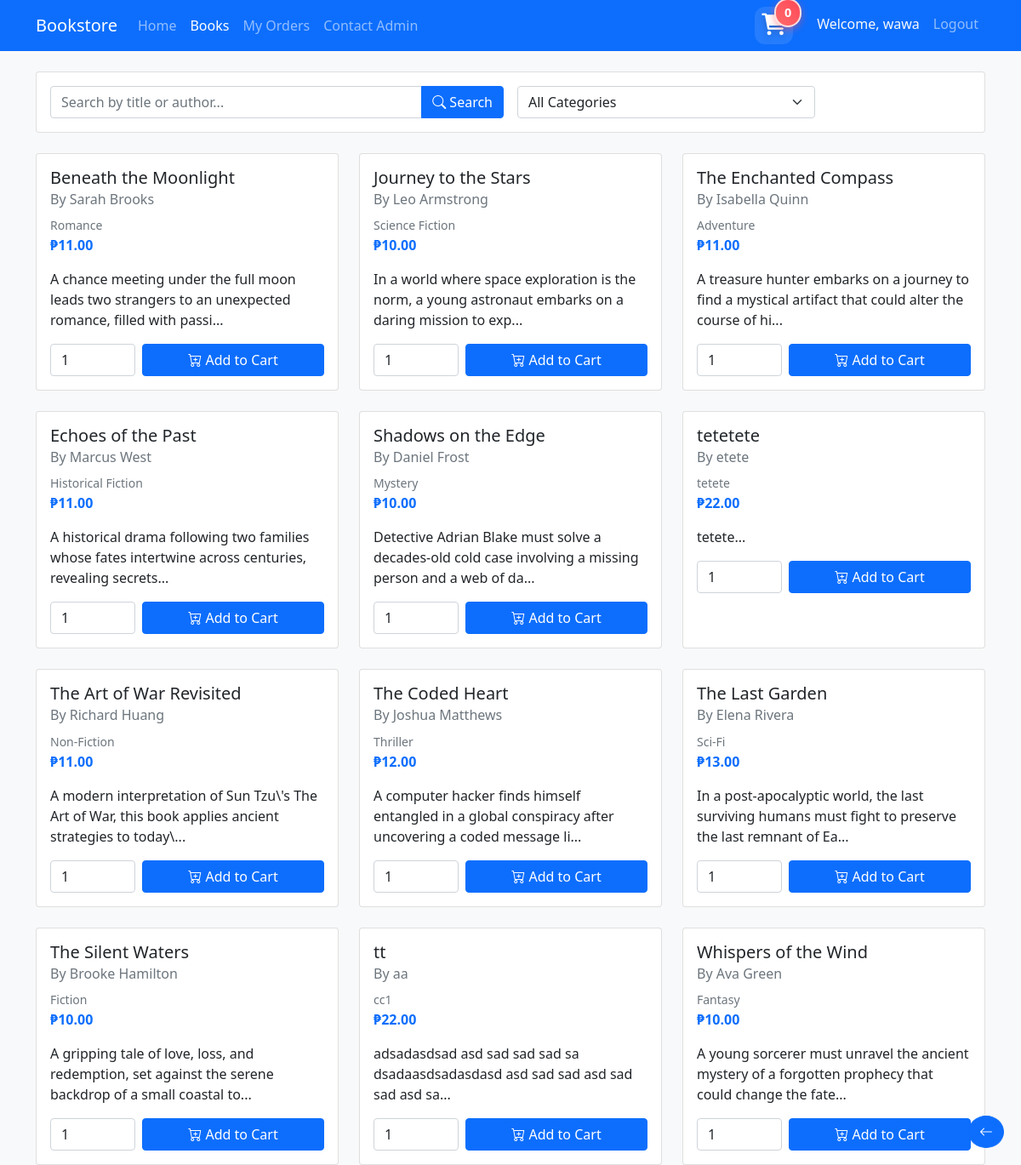
The app's page /user/books.php (signed in), older data.
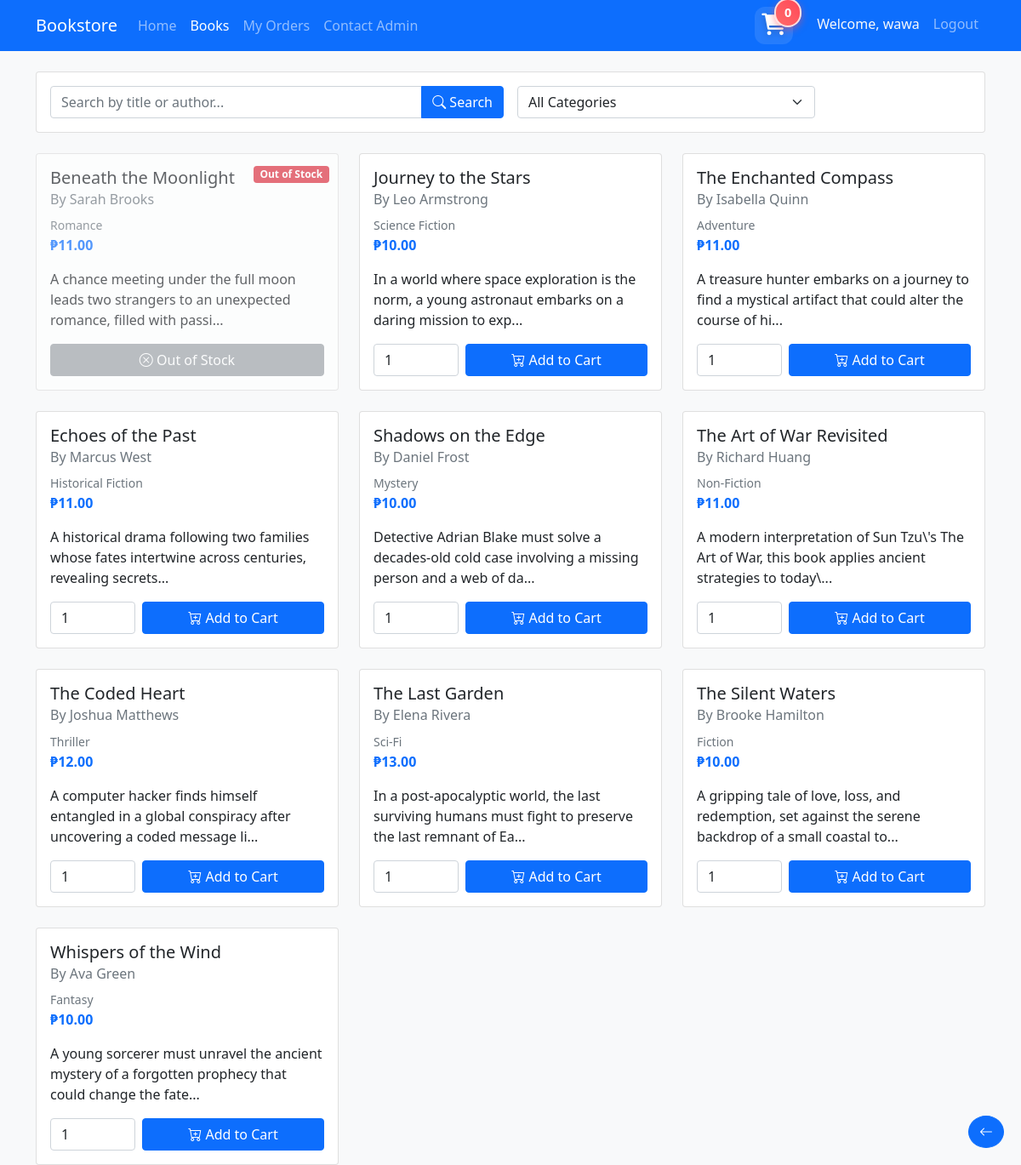
The same page, newer data.
### tables this page shows
CREATE TABLE `books` (
  `book_id` int(11) NOT NULL,
  `category_id` int(11) DEFAULT NULL,
  `title` varchar(255) NOT NULL,
  `author` varchar(255) NOT NULL,
  `description` text DEFAULT NULL,
  `price` decimal(10,2) NOT NULL,
  `stock_quantity` int(11) DEFAULT 0,
  `date_added` timestamp NOT NULL DEFAULT current_timestamp()
);

CREATE TABLE `categories` (
  `category_id` int(11) NOT NULL,
  `category_name` varchar(255) NOT NULL,
  `date_created` timestamp NOT NULL DEFAULT current_timestamp()
);

### user/books.php (the view, shortened to what this page needs)
<?php
require_once '../auth/config.php';
$search = isset($_GET['search']) ? trim($_GET['search']) : '';
$query = "SELECT b.*, c.category_name
          FROM Books b
          JOIN Categories c ON b.category_id = c.category_id
          WHERE 1=1";
$query .= " ORDER BY b.title";
$books = $conn->query($query);
?>
<!DOCTYPE html>
<html lang="en">
<head>
    <link href="https://cdn.jsdelivr.net/npm/bootstrap@5.1.3/dist/css/bootstrap.min.css" rel="stylesheet">
    <link href="https://cdn.jsdelivr.net/npm/bootstrap-icons@1.7.2/font/bootstrap-icons.css" rel="stylesheet">
</head>
<body class="bg-light">
    <?php include 'user_navbar.php'; ?>
    <div class="container mt-4">
        <div class="card mb-4">
            <div class="card-body">
                <form method="GET" class="row g-3">
                    <div class="col-md-6">
                        <div class="input-group">
                            <input type="text" class="form-control" name="search"
                                   placeholder="Search by title or author..."
                                   value="<?php echo htmlspecialchars($search); ?>">
                            <button class="btn btn-primary" type="submit">
                                <i class="bi bi-search"></i> Search
                            </button>
                        </div>
                    </div>
                    <div class="col-md-4">
                        <select class="form-select" name="category" onchange="this.form.submit()">
                            <option value="0">All Categories</option>
                        </select>
                    </div>
                </form>
            </div>
        </div>
        <div class="row row-cols-1 row-cols-md-2 row-cols-lg-3 g-4">
            <?php if ($books->num_rows > 0): ?>
                <?php while ($book = $books->fetch_assoc()): ?>
                    <div class="col">
                        <div class="card book-card <?php echo $book['stock_quantity'] <= 0 ? 'out-of-stock' : ''; ?>"
                             onclick="showBookDetails(<?php echo htmlspecialchars(json_encode($book)); ?>)">
                            <?php if ($book['stock_quantity'] <= 0): ?>
                                <div class="out-of-stock-badge">
                                    <span class="badge bg-danger">Out of Stock</span>
                                </div>
                            <?php endif; ?>
                            <div class="card-body">
                                <h5 class="card-title"><?php echo htmlspecialchars($book['title']); ?></h5>
                                <h6 class="card-subtitle mb-2 text-muted">By <?php echo htmlspecialchars($book['author']); ?></h6>
                                <p class="card-text">
                                    <small class="text-muted"><?php echo htmlspecialchars($book['category_name']); ?></small><br>
                                    <strong class="text-primary">₱<?php echo number_format($book['price'], 2); ?></strong>
                                </p>
                                <p class="card-text"><?php echo htmlspecialchars(substr($book['description'], 0, 100)) . '...'; ?></p>
                                <?php if ($book['stock_quantity'] > 0): ?>
                                    <form action="add_to_cart.php" method="POST" class="d-flex gap-2" onclick="event.stopPropagation();">
                                        <input type="number" name="quantity" value="1" min="1"
                                               max="<?php echo $book['stock_quantity']; ?>"
                                               class="form-control" style="width: 100px;">
                                        <button type="submit" class="btn btn-primary flex-grow-1">
                                            <i class="bi bi-cart-plus"></i> Add to Cart
                                        </button>
                                    </form>
                                <?php else: ?>
                                    <button class="btn btn-secondary w-100" disabled>
                                        <i class="bi bi-x-circle"></i> Out of Stock
                                    </button>
                                <?php endif; ?>
                            </div>
                        </div>
                    </div>
                <?php endwhile; ?>
            <?php endif; ?>
        </div>
        <a href="javascript:history.back()" class="btn btn-primary rounded-circle back-button">
            <i class="bi bi-arrow-left"></i>
        </a>
    </div>
</body>
</html>

Row changes from the older to the newer data that the page shows:
removed books: title "tetetete", author "etete", category.category_name "tetete", price "22.00", description "tetete"
removed books: title "tt", author "aa", category.category_name "cc1", price "22.00", description "adsadasdsad asd sad sad sad sa dsadaasdsadasdasd asd sad sad asd sad sad asd sa"
changed books "Beneath the Moonlight": quantity "1" → (not shown); stock_quantity "Add to Cart" → "Out of Stock Out of Stock"
